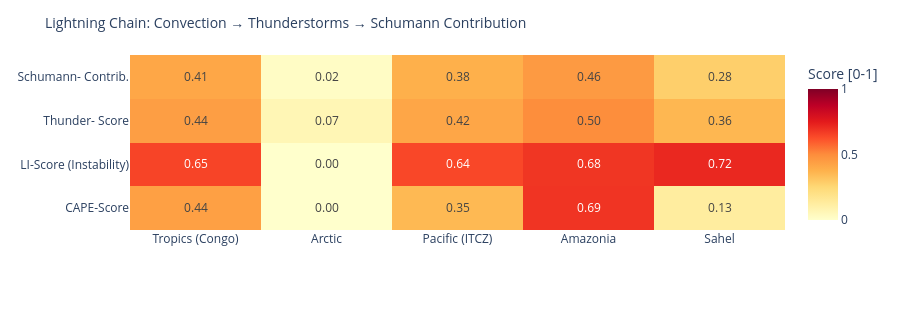

The cell this chart's notebook holds for it:
### Code cell
# ============================================================
# LIGHTNING CHAIN: Convection → Thunderstorms → Schumann
# Shows the causal chain per measurement point as heatmap
# ============================================================

def cape_score(v):
    """CAPE → normalized score [0,1]"""
    if v is None or pd.isna(v): return 0.0
    return min(1.0, float(v) / 3000)

def li_score(v):
    """Lifted Index: negative = unstable → score [0,1]"""
    if v is None or pd.isna(v): return 0.3
    return min(1.0, max(0.0, (-float(v) + 6) / 12))

def cloud_score(v):
    if v is None or pd.isna(v): return 0.3
    return float(v) / 100

def thunder_score(row):
    """Kombinierter Gewitterwahrscheinlichkeits-Score
    CAPE + LI + Bedeckung + WMO-Gewitter + konvektiver Niederschlag (showers)
    Hinweis: X-Ray und Kp sind kein Bestandteil – nur geomagn./solarer Kontext.
    """
    cs = cape_score(row.get('cape'))
    ls = li_score(row.get('li'))
    cl = cloud_score(row.get('cloud'))
    t  = 1.0 if row.get('thunderstorm') else 0.0
    # Convective precipitation (showers) as additional indicator
    sh = min(1.0, (row.get('showers') or 0) / 5.0)
    return round(cs * 0.30 + ls * 0.25 + cl * 0.15 + t * 0.20 + sh * 0.10, 3)

def schumann_contribution(t_score, lat):
    """Schumann contribution: higher in tropics (±30°), scaled by thunderstorm score"""
    lat_weight = max(0.3, 1.0 - abs(lat) / 60)
    return round(t_score * lat_weight, 3)

df_atm['cape_score']   = df_atm.apply(lambda r: cape_score(r['cape']), axis=1)
df_atm['li_score']     = df_atm.apply(lambda r: li_score(r['li']),    axis=1)
df_atm['thunder_score']= df_atm.apply(lambda r: thunder_score(r.to_dict()), axis=1)
df_atm['schumann_contribution'] = df_atm.apply(
    lambda r: schumann_contribution(r['thunder_score'], r['lat']), axis=1)

metrics = ['cape_score', 'li_score', 'thunder_score', 'schumann_contribution']
labels  = ['CAPE-Score', 'LI-Score\n(Instability)', 'Thunder-\nScore', 'Schumann-\nContrib.']
z_data  = [df_atm[m].tolist() for m in metrics]

fig = go.Figure(go.Heatmap(
    z=z_data,
    x=df_atm['point'].tolist(),
    y=labels,
    colorscale='YlOrRd',
    zmin=0, zmax=1,
    text=[[f'{v:.2f}' for v in row] for row in z_data],
    texttemplate='%{text}', textfont=dict(size=12),
    colorbar=dict(title='Score [0-1]')
))
fig.update_layout(
    title=dict(text='Lightning Chain: Convection → Thunderstorms → Schumann Contribution', font=dict(size=14)),
    height=310,
    plot_bgcolor='rgba(0,0,0,0)', paper_bgcolor='rgba(0,0,0,0)',
    margin=dict(l=130, r=80, t=55, b=80)
)
fig.show()

### Figure 1 — Plotly figure (JSON) as saved in the notebook; plotly's stock layout.template omitted (floating-point values rounded to 4 significant figures)
{"data": [{"colorbar": {"title": {"text": "Score [0-1]"}}, "colorscale": [[0.0, "rgb(255,255,204)"], [0.125, "rgb(255,237,160)"], [0.25, "rgb(254,217,118)"], [0.375, "rgb(254,178,76)"], [0.5, "rgb(253,141,60)"], [0.625, "rgb(252,78,42)"], [0.75, "rgb(227,26,28)"], [0.875, "rgb(189,0,38)"], [1.0, "rgb(128,0,38)"]], "text": [["0.44", "0.00", "0.35", "0.69", "0.13"], ["0.65", "0.00", "0.64", "0.68", "0.72"], ["0.44", "0.07", "0.42", "0.50", "0.36"], ["0.41", "0.02", "0.38", "0.46", "0.28"]], "textfont": {"size": 12}, "texttemplate": "%{text}", "type": "heatmap", "x": ["Tropics (Congo)", "Arctic", "Pacific (ITCZ)", "Amazonia", "Sahel"], "y": ["CAPE-Score", "LI-Score\n(Instability)", "Thunder-\nScore", "Schumann-\nContrib."], "z": [[0.4367, 0.0, 0.3533, 0.6867, 0.1267], [0.65, 0.0, 0.6417, 0.6833, 0.7167], [0.441, 0.065, 0.416, 0.497, 0.36], [0.412, 0.019, 0.381, 0.456, 0.282]], "zmax": 1, "zmin": 0}], "layout": {"height": 310, "margin": {"b": 80, "l": 130, "r": 80, "t": 55}, "paper_bgcolor": "rgba(0,0,0,0)", "plot_bgcolor": "rgba(0,0,0,0)", "title": {"font": {"size": 14}, "text": "Lightning Chain: Convection → Thunderstorms → Schumann Contribution"}}}
